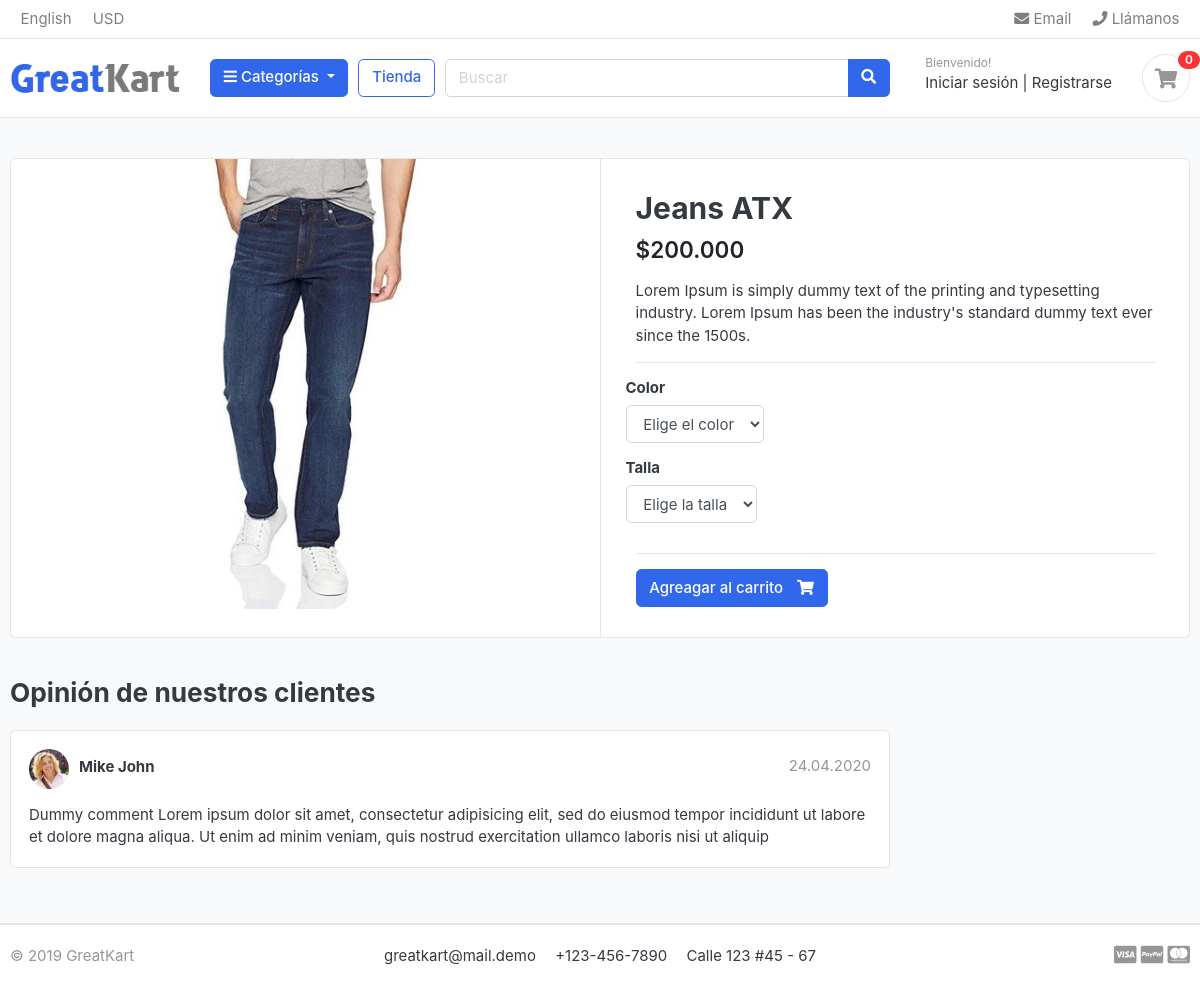
The page /store/jeans/jeans-atx/ on the database its author committed.
### apps/store/models.py (models this page shows, shortened)
class Product(models.Model):
    name = models.CharField("nombre", max_length=200, unique=True)
    slug = models.SlugField("identificador", max_length=255, unique=True)
    description = models.TextField("descripción", max_length=500, blank=True)
    price = models.IntegerField("precio")
    image = models.ImageField("fotos", upload_to='photos/products')
    stock = models.IntegerField("stock")
    is_available = models.BooleanField("disponible", default=True)
    category = models.ForeignKey(Category, on_delete=models.CASCADE, verbose_name="categoría")
    created_date = models.DateTimeField("fecha de creación", auto_now_add=True)
    modified_date = models.DateTimeField("fecha de modificación", auto_now=True)
    """
    Se pueden agregar propiedades que funcionan como campos adicionales
    del modelo que no se elmacenan en la base de datos
    """
    @property
    def formatted_price(self):
        return f'${self.price:,}'.replace(',', '.')
    formatted_price.fget.short_description = 'precio'
    class Meta:
        verbose_name = 'producto'
        verbose_name_plural = 'productos'

### apps/store/views.py (the view)
# urls.py: path('<slug:category_slug>/<slug:product_slug>/', views.product_detail, name='product_detail'),
def product_detail(request, category_slug, product_slug):
    product = get_object_or_404(Product, category__slug=category_slug, slug=product_slug, is_available=True)
    in_cart = CartItem.objects.filter(cart__session_id=get_session_id(request), product=product).exists()
    context = {
        'product': product,
        'in_cart': in_cart,
    }
    return render(request, 'store/product_detail.html', context)

### apps/cart/context_processors.py (called while the page is built)
def counter(request):
    try:
        cart = Cart.objects.get(session_id=get_session_id(request))
        cart_items = CartItem.objects.all().filter(cart=cart, is_active=True)
        cart_count = sum(cart_item.quantity for cart_item in cart_items)
    except Cart.DoesNotExist:
        cart_count = 0
    return dict(cart_count=cart_count)

### apps/cart/views.py (called while the page is built)
def get_session_id(request):
    return request.session.session_key or request.session.create()

### apps/category/context_processors.py (called while the page is built)
def categories(request):
    return dict(categories=Category.objects.all())

### apps/category/models.py (called while the page is built)
    def get_absolute_url(self):
        return reverse("store:products_by_category", args=[self.slug])

### apps/store/models.py (called while the page is built)
    def filter_by_color(self):
        return self.filter(category='color', is_active=True)

    def filter_by_size(self):
        return self.filter(category='size', is_active=True)

### apps/store/templates/store/product_detail.html (shortened to what this page needs)
{% extends 'base.html' %}
{% load static %}
{% block content %}
    <section class="section-content padding-y bg">
        <div class="container">
            <div class="card">
                <div class="row no-gutters">
                    <aside class="col-md-6">
                        <article class="gallery-wrap">
                            <div class="img-big-wrap">
                                <a href="#">
                                    <img src="{{ product.image.url }}">
                                </a>
                            </div>
                        </article>
                    </aside>
                    <main class="col-md-6 border-left">
                        <form action="{% url 'cart:add_cart' product.id %}" method="POST">
                            <article class="content-body">
                                <h2 class="title">{{ product.name }}</h2>
                                <div class="mb-3">
                                    <var class="price h4">{{ product.formatted_price }}</var>
                                </div>
                                <p>{{ product.description }}</p>
                                <hr>
                                <div class="row">
                                    <div class="item-option-select">
                                        <h6>Color</h6>
                                        <select name="color" class="form-control" required>
                                            <option value="" disabled selected>
                                                Elige el color
                                            </option>
                                        </select>
                                    </div>
                                </div>
                                <div class="row">
                                    <div class="item-option-select">
                                        <h6>Talla</h6>
                                        <select name="size" class="form-control" required>
                                            <option value="" disabled selected>
                                                Elige la talla
                                            </option>
                                        </select>
                                    </div>
                                </div>
                                <hr>
                                {% if product.stock <= 0 %}
                                    <h5 class="text-danger">Producto sin stock</h5>
                                {% else %}
                                    <button type="submit" class="btn  btn-primary">
                                        <span class="text">Agreagar al carrito</span> <i class="fas fa-shopping-cart"></i>
                                    </button>
                                {% endif %}
                            </article>
                        </form>
                    </main>
                </div>
            </div>
            <br>
            <div class="row">
                <div class="col-md-9">
                    <header class="section-heading">
                        <h3>Opinión de nuestros clientes</h3>
                    </header>
                    <article class="box mb-3">
                        <div class="icontext w-100">
                            <img src="{% static 'core/images/avatars/avatar1.jpg' %}" class="img-xs icon rounded-circle">
                            <div class="text">
                                <span class="date text-muted float-md-right">24.04.2020</span>
                                <h6 class="mb-1">Mike John</h6>
                            </div>
                        </div>
                        <div class="mt-3">
                            <p>
                                Dummy comment Lorem ipsum dolor sit amet, consectetur adipisicing elit, sed do eiusmod
                                tempor incididunt ut labore et dolore magna aliqua. Ut enim ad minim veniam,
                                quis nostrud exercitation ullamco laboris nisi ut aliquip
                            </p>
                        </div>
                    </article>
                </div>
            </div>
        </div>
    </section>
{% endblock content %}

### apps/core/static/core/css/ui.css (style rules this page uses)
html { font-family: "Inter", sans-serif; font-size: 15px; }
.content-body { flex: 1 1 auto; padding: 2rem 2.3rem; }
.img-xs, .img-sm, .img-md, .img-lg { -o-object-fit: cover; object-fit: cover; flex-shrink: 0; flex-grow: 0; }
.img-xs { width: 40px; height: 40px; }
.padding-y { padding-top: 40px; padding-bottom: 40px; }
var { font-style: normal; }
article:after, .form-group:after { display: block; clear: both; content: ""; }
.bg { background-color: #f8f9fa; }
.section-heading { margin-bottom: 20px; margin-top: 15px; }
p:last-child { margin-bottom: 0; }
.btn .text + i { margin-left: 10px; }
.icontext { display: inline-flex; align-items: center; vertical-align: middle; }
.icontext .text { width: 100%; line-height: 1.2; }
.icontext .icon { position: relative; margin-right: 10px; flex-shrink: 0; flex-grow: 0; }
.price { font-weight: 600; color: #212529; }
.box { padding: 18px; background: #fff; border-radius: 0.37rem; border: 1px solid #e4e4e4; }
.box img { max-width: 100%; }
.gallery-wrap .img-big-wrap { margin-bottom: 10px; border-radius: 0.37rem; overflow: hidden; background-color: #fff; }
.gallery-wrap .img-big-wrap a { text-align: center; display: block; }
.gallery-wrap .img-big-wrap img { height: 450px; width: auto; display: inline-block; }
.item-option-select { margin-bottom: 1rem; display: inline-block; margin-right: 15px; }

### rows shown on the page
Product: image (picture), name "Jeans ATX", formatted_price "$200.000", description "Lorem Ipsum is simply dummy text of the printing and typesetting industry. Lorem Ipsum has been the industry's standard dummy text ever since the 1500s."

### other values the page prints
{{ cart_count }} "0"
